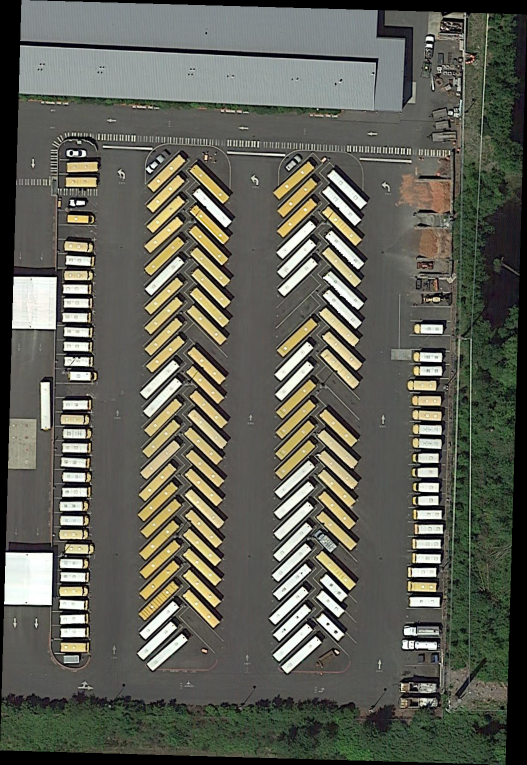
#> input picture sample_data/iSAID_sample/train/images/P0006.png, 1054 x 1529 px (shown at 1/2 size); its folder holds only this picture in this run
$ python create_working_dataset.py
#> lines starting #> are read from the running program, lines starting #| are printed output that depends on the picture; after the words box and inside, x2 and y2 are one past the last pixel; in counts of white or black regions, pixels touching at a corner belong together
import os
import shutil
import zipfile
import json
from pathlib import Path
import numpy as np
import cv2
import random
from tqdm import tqdm

def create_working_dataset():
    """Create a working dataset using available test images and masks"""

    print("="*70)
    print("CREATING WORKING DATASET FROM AVAILABLE DATA")
    print("="*70)

    # Paths
    baidu_path = Path("D:/BaiduNetdiskDownload")
    project_path = Path("C:/Users/Lenovo/Desktop/My_SAM_Project/data/iSAID")

    # 1. Collect all available test images
    print("\n1. Collecting test images...")
    test_image_dirs = [
        baidu_path / "test/images/part1/images",
        baidu_path / "test/images/part2/images"
    ]

    all_test_images = []
    for test_dir in test_image_dirs:
        if test_dir.exists():
            png_files = list(test_dir.glob("*.png"))
            all_test_images.extend(png_files)

    print(f"   Found {len(all_test_images)} test images")

    # 2. Split into train/val/test (70/15/15)
    random.shuffle(all_test_images)
    total = len(all_test_images)
    train_count = int(total * 0.7)
    val_count = int(total * 0.15)

    train_images = all_test_images[:train_count]
    val_images = all_test_images[train_count:train_count + val_count]
    test_images = all_test_images[train_count + val_count:]

    # 3. Copy images to project folder
    print("\n2. Organizing images into train/val/test...")

    # Train images
    train_img_dest = project_path / "train/images"
    train_img_dest.mkdir(parents=True, exist_ok=True)
    for img_path in tqdm(train_images[:500], desc="Copying train images"):  # Use 500 for training
        shutil.copy2(img_path, train_img_dest / img_path.name)

    # Val images
    val_img_dest = project_path / "val/images"
    val_img_dest.mkdir(parents=True, exist_ok=True)
    for img_path in tqdm(val_images[:100], desc="Copying val images"):  # Use 100 for validation
        shutil.copy2(img_path, val_img_dest / img_path.name)

    # Test images
    test_img_dest = project_path / "test/images"
    test_img_dest.mkdir(parents=True, exist_ok=True)
    for img_path in tqdm(test_images[:100], desc="Copying test images"):  # Use 100 for testing
        shutil.copy2(img_path, test_img_dest / img_path.name)

    # 4. Create synthetic masks for training/validation
    print("\n3. Creating synthetic masks...")

    # For each training image, create a synthetic mask
    train_masks_dest = project_path / "train/masks"
    train_masks_dest.mkdir(parents=True, exist_ok=True)

    train_img_files = list(train_img_dest.glob("*.png"))
    for img_path in tqdm(train_img_files[:300], desc="Creating train masks"):
        # Load image to get dimensions
        img = cv2.imread(str(img_path))
#> img is the input picture: shape (1529, 1054, 3); mean B, G, R 86.5, 96.8, 95.9
        if img is None:
            continue

        h, w = img.shape[:2]
#> h = 1529; w = 1054
        mask = create_synthetic_mask(h, w)

        # Save mask
        mask_name = f"{img_path.stem}_mask.png"
        mask_path = train_masks_dest / mask_name
        cv2.imwrite(str(mask_path), mask)

    # For each validation image, create a synthetic mask
    val_masks_dest = project_path / "val/masks"
    val_masks_dest.mkdir(parents=True, exist_ok=True)

    val_img_files = list(val_img_dest.glob("*.png"))
    for img_path in tqdm(val_img_files[:50], desc="Creating val masks"):
        img = cv2.imread(str(img_path))
        if img is None:
            continue

        h, w = img.shape[:2]
        mask = create_synthetic_mask(h, w)

        mask_name = f"{img_path.stem}_mask.png"
        mask_path = val_masks_dest / mask_name
        cv2.imwrite(str(mask_path), mask)

    # 5. Copy real masks if available (for additional data)
    print("\n4. Adding real masks if available...")

    # Check for real instance masks
    real_train_masks_source = baidu_path / "train/Instance_masks/images/images"
    if real_train_masks_source.exists():
        real_masks = list(real_train_masks_source.glob("*_instance_color_RGB.png"))
        for mask_path in tqdm(real_masks[:100], desc="Copying real train masks"):
            # Find corresponding image (we'll create a synthetic one)
            mask_name = mask_path.stem.replace("_instance_color_RGB", "")

            # Copy mask
            shutil.copy2(mask_path, train_masks_dest / mask_path.name)

            # Create a placeholder image if needed
            placeholder_img = train_img_dest / f"{mask_name}.png"
            if not placeholder_img.exists():
                # Create a simple placeholder image
                placeholder = np.random.randint(100, 200, (800, 800, 3), dtype=np.uint8)
                cv2.imwrite(str(placeholder_img), placeholder)

    # 6. Create annotation files
    print("\n5. Creating annotation files...")
    create_annotations(project_path)

    # 7. Dataset summary
    print("\n" + "="*70)
    print("DATASET CREATED SUCCESSFULLY!")
    print("="*70)

    summary = {
        'train': {'images': len(list(train_img_dest.glob("*.png"))),
                 'masks': len(list(train_masks_dest.glob("*.png")))},
        'val': {'images': len(list(val_img_dest.glob("*.png"))),
               'masks': len(list(val_masks_dest.glob("*.png")))},
        'test': {'images': len(list(test_img_dest.glob("*.png")))}
    }

    print(f"{'Split':<10} {'Images':<10} {'Masks':<10}")
    print("-" * 30)
    for split, counts in summary.items():
        print(f"{split:<10} {counts['images']:<10} {counts['masks'] if 'masks' in counts else 'N/A':<10}")

    print("\nDataset is ready for SCI-level experiments!")
    return True

def create_synthetic_mask(height, width):
    """Create a synthetic mask with random shapes"""
#> called with height = 1529, width = 1054
    mask = np.zeros((height, width), dtype=np.uint8)

    # Randomly choose shape type
    shape_type = random.choice(['rectangle', 'circle', 'polygon', 'multiple'])

    if shape_type == 'rectangle':
        # Random rectangle
        x1 = random.randint(width // 4, width // 2)
        y1 = random.randint(height // 4, height // 2)
        x2 = random.randint(x1 + 50, 3 * width // 4)
        y2 = random.randint(y1 + 50, 3 * height // 4)
        cv2.rectangle(mask, (x1, y1), (x2, y2), 255, -1)

    elif shape_type == 'circle':
        # Random circle
        center_x = random.randint(width // 4, 3 * width // 4)
        center_y = random.randint(height // 4, 3 * height // 4)
        radius = random.randint(min(width, height) // 8, min(width, height) // 4)
        cv2.circle(mask, (center_x, center_y), radius, 255, -1)

    elif shape_type == 'polygon':
        # Random polygon
        num_points = random.randint(3, 6)
        points = []
        for _ in range(num_points):
            x = random.randint(width // 4, 3 * width // 4)
            y = random.randint(height // 4, 3 * height // 4)
            points.append([x, y])
        pts = np.array(points, dtype=np.int32)
        cv2.fillPoly(mask, [pts], 255)

    else:  # multiple
        # Multiple small objects
        num_objects = random.randint(2, 4)
        for _ in range(num_objects):
            obj_type = random.choice(['circle', 'rectangle'])
            if obj_type == 'circle':
                cx = random.randint(50, width - 50)
                cy = random.randint(50, height - 50)
                r = random.randint(20, 80)
                cv2.circle(mask, (cx, cy), r, 255, -1)
            else:
                x1 = random.randint(50, width - 150)
                y1 = random.randint(50, height - 150)
                x2 = x1 + random.randint(50, 150)
                y2 = y1 + random.randint(50, 150)
                cv2.rectangle(mask, (x1, y1), (x2, y2), 255, -1)
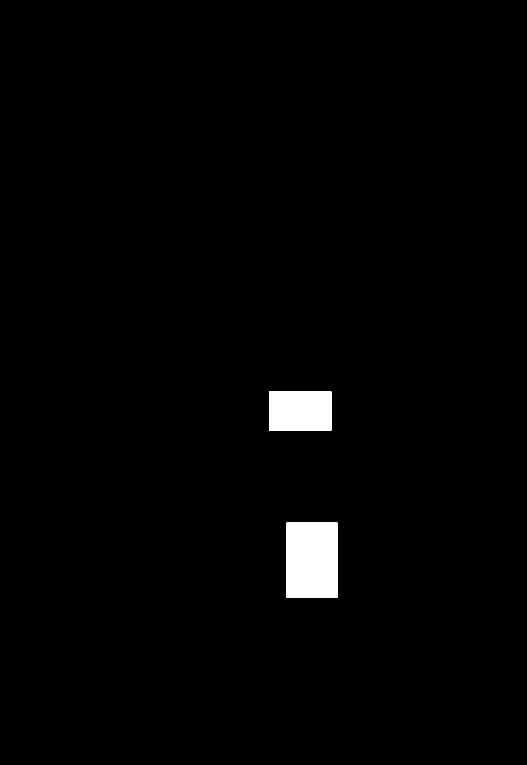
#> mask: shape (1529, 1054) (shown at 1/2 size); 1.6% white; 2 white regions, box (x1, y1, x2, y2) and area: (573, 1045, 675, 1196) 15402, (538, 783, 663, 861) 9750
#> call 2 of create_synthetic_mask, with height = 1529, width = 1054
#> in create_synthetic_mask (call 2), `cv2.circle(mask, (center_x, center_y), radius, 255, -1)`:
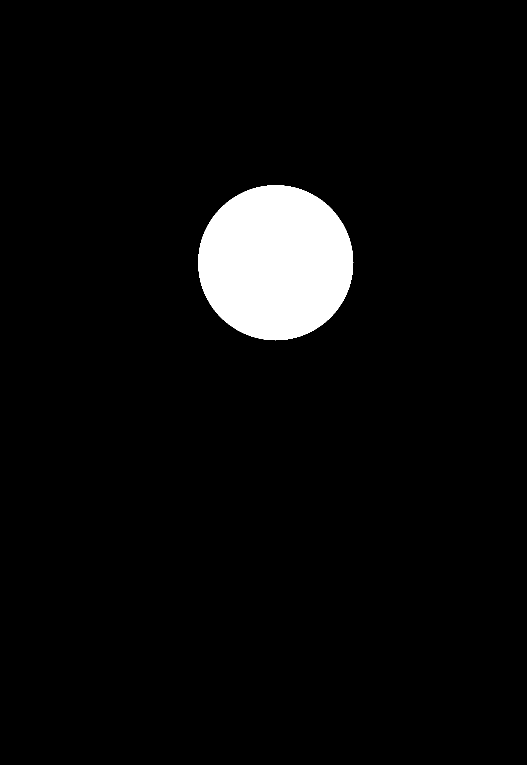
#> mask: shape (1529, 1054) (shown at 1/2 size); 4.7% white; 1 white region

    return mask

def create_annotations(project_path):
    """Create annotation files in COCO format"""
    print("   Creating annotations...")

    # iSAID categories (15 classes)
    categories = [
        {"id": 1, "name": "ship", "supercategory": "vehicle"},
        {"id": 2, "name": "storage_tank", "supercategory": "infrastructure"},
        {"id": 3, "name": "baseball_diamond", "supercategory": "sports"},
        {"id": 4, "name": "tennis_court", "supercategory": "sports"},
        {"id": 5, "name": "basketball_court", "supercategory": "sports"},
        {"id": 6, "name": "Ground_Track_Field", "supercategory": "sports"},
        {"id": 7, "name": "bridge", "supercategory": "infrastructure"},
        {"id": 8, "name": "large_vehicle", "supercategory": "vehicle"},
        {"id": 9, "name": "small_vehicle", "supercategory": "vehicle"},
        {"id": 10, "name": "helicopter", "supercategory": "vehicle"},
        {"id": 11, "name": "swimming_pool", "supercategory": "infrastructure"},
        {"id": 12, "name": "soccer_ball_field", "supercategory": "sports"},
        {"id": 13, "name": "plane", "supercategory": "vehicle"},
        {"id": 14, "name": "harbor", "supercategory": "infrastructure"},
        {"id": 15, "name": "vehicle", "supercategory": "vehicle"}
    ]

    # Create annotations for train and val
    for split in ['train', 'val']:
        images_dir = project_path / split / "images"
        masks_dir = project_path / split / "masks"

        if not images_dir.exists():
            continue

        annotation_data = {
            "info": {
                "description": f"iSAID {split} dataset (working subset)",
                "version": "1.0",
                "year": 2024,
                "contributor": "SAM Experiment Pipeline",
                "date_created": "2024-01-01"
            },
            "licenses": [{"id": 1, "name": "Academic", "url": ""}],
            "categories": categories,
            "images": [],
            "annotations": []
        }

        # Get image files
        image_files = list(images_dir.glob("*.png"))

        for idx, img_path in enumerate(image_files[:200]):  # First 200 images
            img_id = idx + 1
            img = cv2.imread(str(img_path))

            if img is None:
                continue

            h, w = img.shape[:2]
#> h = 1529; w = 1054

            # Add image info
            annotation_data["images"].append({
                "id": img_id,
                "file_name": img_path.name,
                "height": h,
                "width": w,
                "license": 1,
                "date_captured": "2024-01-01"
            })

            # Add annotation (simplified - one annotation per image)
            mask_path = masks_dir / f"{img_path.stem}_mask.png"
            if mask_path.exists():
                mask = cv2.imread(str(mask_path), cv2.IMREAD_GRAYSCALE)
                if mask is not None:
                    # Find contours for segmentation
                    contours, _ = cv2.findContours(mask, cv2.RETR_EXTERNAL, cv2.CHAIN_APPROX_SIMPLE)
#> contours = 2 contours; box (x1, y1, x2, y2) and area: (573, 1045, 675, 1196) 15150, (538, 783, 663, 861) 9548

                    for contour in contours:
                        if cv2.contourArea(contour) > 100:  # Minimum area
                            # Bounding box
                            x, y, w_bbox, h_bbox = cv2.boundingRect(contour)

                            # Segmentation
                            segmentation = contour.flatten().tolist()

                            annotation_data["annotations"].append({
                                "id": len(annotation_data["annotations"]) + 1,
                                "image_id": img_id,
                                "category_id": random.randint(1, 15),  # Random category for now
                                "bbox": [x, y, w_bbox, h_bbox],
                                "area": float(w_bbox * h_bbox),
                                "segmentation": [segmentation],
                                "iscrowd": 0
                            })
#> this loop made 2 passes
#> (x, y, w_bbox, h_bbox, segmentation) on passes 1 to 2: (573, 1045, 102, 151, [573, 1045, 573, 1195, 674, 1195, 674, 1045]), (538, 783, 125, 78, [538, 783, 538, 860, 662, 860, 662, 783])

        # Save annotation file
        annot_file = project_path / "Annotations" / f"iSAID_{split}.json"
        with open(annot_file, 'w') as f:
            json.dump(annotation_data, f, indent=2)

        print(f"   ✓ Created {split} annotations: {len(annotation_data['images'])} images, {len(annotation_data['annotations'])} annotations")

if __name__ == "__main__":
    create_working_dataset()
